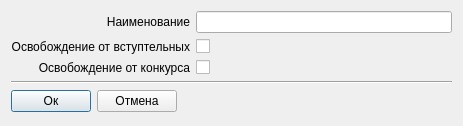
<?xml version="1.0" encoding="UTF-8"?>
<ui version="4.0">
 <class>mAddBenifitDialog</class>
 <widget class="QDialog" name="mAddBenifitDialog">
  <property name="geometry">
   <rect>
    <x>0</x>
    <y>0</y>
    <width>459</width>
    <height>126</height>
   </rect>
  </property>
  <property name="windowTitle">
   <string>Dialog</string>
  </property>
  <layout class="QVBoxLayout" name="verticalLayout" stretch="1,0,0">
   <item>
    <layout class="QGridLayout" name="gridLayout">
     <item row="0" column="0">
      <widget class="QLabel" name="label">
       <property name="text">
        <string>Наименование</string>
       </property>
       <property name="alignment">
        <set>Qt::AlignRight|Qt::AlignTrailing|Qt::AlignVCenter</set>
       </property>
      </widget>
     </item>
     <item row="1" column="0">
      <widget class="QLabel" name="label_2">
       <property name="text">
        <string>Освобождение от вступтельных</string>
       </property>
       <property name="alignment">
        <set>Qt::AlignRight|Qt::AlignTrailing|Qt::AlignVCenter</set>
       </property>
       <property name="wordWrap">
        <bool>false</bool>
       </property>
      </widget>
     </item>
     <item row="2" column="0">
      <widget class="QLabel" name="label_3">
       <property name="text">
        <string>Освобождение от конкурса</string>
       </property>
       <property name="alignment">
        <set>Qt::AlignRight|Qt::AlignTrailing|Qt::AlignVCenter</set>
       </property>
      </widget>
     </item>
     <item row="2" column="1">
      <widget class="QCheckBox" name="contesstCheckBox">
       <property name="text">
        <string/>
       </property>
      </widget>
     </item>
     <item row="1" column="1">
      <widget class="QCheckBox" name="entryCheckBox">
       <property name="text">
        <string/>
       </property>
      </widget>
     </item>
     <item row="0" column="1">
      <widget class="QLineEdit" name="nameLineEdit">
       <property name="sizePolicy">
        <sizepolicy hsizetype="Fixed" vsizetype="Fixed">
         <horstretch>0</horstretch>
         <verstretch>0</verstretch>
        </sizepolicy>
       </property>
       <property name="minimumSize">
        <size>
         <width>256</width>
         <height>0</height>
        </size>
       </property>
       <property name="maximumSize">
        <size>
         <width>256</width>
         <height>16777215</height>
        </size>
       </property>
      </widget>
     </item>
    </layout>
   </item>
   <item>
    <widget class="Line" name="line">
     <property name="orientation">
      <enum>Qt::Horizontal</enum>
     </property>
    </widget>
   </item>
   <item>
    <layout class="QHBoxLayout" name="horizontalLayout">
     <item>
      <widget class="QPushButton" name="okPushButton">
       <property name="text">
        <string>Ок</string>
       </property>
      </widget>
     </item>
     <item>
      <widget class="QPushButton" name="cancelPushButton">
       <property name="text">
        <string>Отмена</string>
       </property>
      </widget>
     </item>
     <item>
      <spacer name="horizontalSpacer">
       <property name="orientation">
        <enum>Qt::Horizontal</enum>
       </property>
       <property name="sizeHint" stdset="0">
        <size>
         <width>40</width>
         <height>20</height>
        </size>
       </property>
      </spacer>
     </item>
    </layout>
   </item>
  </layout>
 </widget>
 <resources/>
 <connections/>
</ui>
